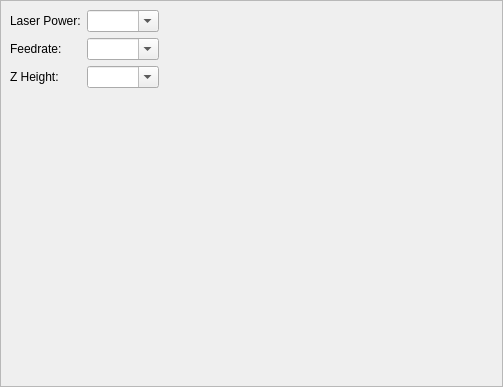
<?xml version="1.0" encoding="UTF-8"?>
<ui version="4.0">
 <class>LayerOptions</class>
 <widget class="QScrollArea" name="LayerOptions">
  <property name="geometry">
   <rect>
    <x>0</x>
    <y>0</y>
    <width>503</width>
    <height>387</height>
   </rect>
  </property>
  <property name="windowTitle">
   <string>ScrollArea</string>
  </property>
  <property name="widgetResizable">
   <bool>true</bool>
  </property>
  <widget class="QWidget" name="scrollAreaWidgetContents">
   <property name="geometry">
    <rect>
     <x>0</x>
     <y>0</y>
     <width>501</width>
     <height>385</height>
    </rect>
   </property>
   <layout class="QFormLayout" name="formLayout">
    <property name="fieldGrowthPolicy">
     <enum>QFormLayout::FieldsStayAtSizeHint</enum>
    </property>
    <item row="0" column="0">
     <widget class="QLabel" name="label_2">
      <property name="text">
       <string>Laser Power:</string>
      </property>
     </widget>
    </item>
    <item row="0" column="1">
     <widget class="QComboBox" name="Power">
      <property name="editable">
       <bool>true</bool>
      </property>
      <property name="currentIndex">
       <number>-1</number>
      </property>
     </widget>
    </item>
    <item row="1" column="0">
     <widget class="QLabel" name="label_3">
      <property name="text">
       <string>Feedrate:</string>
      </property>
     </widget>
    </item>
    <item row="1" column="1">
     <widget class="QComboBox" name="Feedrate">
      <property name="editable">
       <bool>true</bool>
      </property>
      <property name="currentIndex">
       <number>-1</number>
      </property>
     </widget>
    </item>
    <item row="2" column="0">
     <widget class="QLabel" name="label_4">
      <property name="text">
       <string>Z Height:</string>
      </property>
     </widget>
    </item>
    <item row="2" column="1">
     <widget class="QComboBox" name="ZCutting">
      <property name="editable">
       <bool>true</bool>
      </property>
      <property name="currentIndex">
       <number>-1</number>
      </property>
     </widget>
    </item>
   </layout>
  </widget>
 </widget>
 <resources/>
 <connections/>
</ui>
